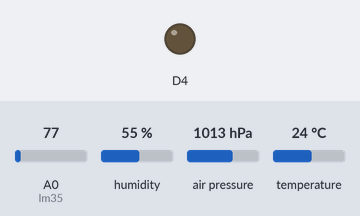
Bench run of a sketch on a simulated ESP8266 (NodeMCU). Parts: output pins drawn as LEDs (lit = HIGH, except the on-board LED, lit = LOW). Inputs (shaded band) come from the test bench; at power-on: A0 (lm35) = 77, humidity 55 %, air pressure 1013 hPa, temperature 24 °C. WiFi joins after 1.5 s; servers stay silent unless stated; what the sketch prints to the serial monitor is not drawn.

Above: at 1.56 s.
At 2.9 s:
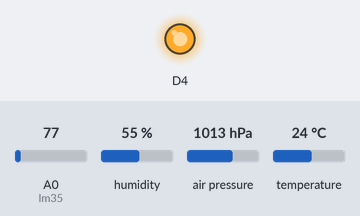
Timing chart, 0 to 7.8 s (numbered marks = the images above):
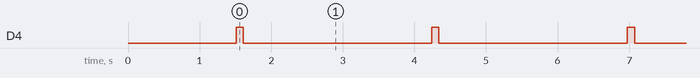

Measured:
- by itself, D4: alternates HIGH for 0.10 s and LOW for 2.6 s

The sketch:

_based_weather_monitoring_system_using_Nodemcu_and_Thingspea.ino
```cpp
 /*Weather monitoring system with Thingspeak.

*/
#include <Adafruit_Sensor.h>
#include <Adafruit_BMP280.h>
#include <Wire.h>
#include <ThingSpeak.h>
#include <ESP8266WiFi.h>//ESP8266
#include "DHT.h"

//#include <BMP280.h>
//BMP280 bmp280;


DHT dht(D3, DHT11);
Adafruit_BMP280 bmp280;
double T, P;
char status;
WiFiClient client;
//#define BMP_SCK (13)
//#define BMP_MISO (12)
 //#define BMP_MOST (11)
//#define BMP_CS (10)


unsigned long myChannelNumber = 2161939; // Channel ID here
const int FieldNumber = 1;
String apiKey = "JLCH5LHBBPEIYVGG";
const char *ssid =  "*Pass Vs. *Fail";
const char *pass =  "12345678";
const char* server = "api.thingspeak.com";


void setup() {


  Serial.begin(115200);
  delay(10);
  bmp280.begin();
  Wire.begin();
  dht.begin();
 ThingSpeak.begin(client);
  WiFi.begin(ssid, pass);


  while (WiFi.status() != WL_CONNECTED) {
    delay(500);
    Serial.print(".");
  }
  Serial.println("");
  Serial.println("WiFi connected");
pinMode(BUILTIN_LED, OUTPUT);


   bmp280.setSampling(Adafruit_BMP280::MODE_NORMAL,     /* Operating Mode. */

                  Adafruit_BMP280::SAMPLING_X2,     /* Temp. oversampling */

                  Adafruit_BMP280::SAMPLING_X16,    /* Pressure oversampling */

                  Adafruit_BMP280::FILTER_X16,      /* Filtering. */

                  Adafruit_BMP280::STANDBY_MS_500); /* Standby time. */

}


void loop() {


 digitalWrite(BUILTIN_LED, HIGH);
  delay(100);

digitalWrite(BUILTIN_LED, LOW);
  delay(100);


//Get pressure value
  uint32_t pressure = bmp280.readPressure();
  float alt = bmp280.readAltitude(1018);
  //float Temp=((temperature*5)/1024)*1000;
      //Temp=Temp/10;
  //float t = Temp;
//Print the results
  Serial.println("altitude //: ");
  Serial.print(alt);
  Serial.println("°C \t");
  Serial.println("Pressure//: ");
  Serial.print(pressure);
  Serial.println("Pa");


//LM35 sensor
 float ADC=analogRead(A0);   //read lm35 analog outputs at A0 and store it on ADC
 float temp=((ADC*5)/1024)*1000;
 temp=temp/10;
float  t = temp+22;

  Serial.print("Temperature = ");
  Serial.print(t);
 Serial.println(" *C");
  delay(100);
//  ThingSpeak.writeField(myChannelNumber, FieldNumber, temp, apiKey);


             //BMP280 sensor
    Serial.print(("Temperature = "));//F

   Serial.print(bmp280.readTemperature());

    Serial.println(" *C");

    Serial.print(("Pressure = "));//F

    Serial.print(pressure);

    Serial.println(" Pa");

        Serial.print(("Approx altitude = "));//F

    Serial.print(bmp280.readAltitude(1018)); /* Adjusted to local forecast! */

    Serial.println(" m");

    Serial.println();

    delay(200);


 //DHT11 sensor
  float h = dht.readHumidity();
  //float t = digitalRead(D0);

  //Rain sensor
  int r = analogRead(A0);
  r = map(r, 0, 1024, 0, 100);


  if (client.connect(server, 80)) {
    String postStr = apiKey;
    postStr += "&field1=";
    postStr += String(t);
    postStr += "&field2=";
    postStr += String(h);
    postStr += "&field3=";
    postStr += String(pressure);
    postStr += "&field4=";
    postStr += String(r);
    postStr += "\r\n\r\n\r\n\r\n";

    client.print("POST /update HTTP/1.1\n");
    client.print("Host: api.thingspeak.com\n");
    client.print("Connection: close\n");
    client.print("X-THINGSPEAKAPIKEY: " + apiKey + "\n");
    client.print("Content-Type: application/x-www-form-urlencoded\n");
    client.print("Content-Length: ");
    client.print(postStr.length());
    client.print("\n\n\n\n");
    client.print(postStr);

    Serial.print("Temperature: ");
    Serial.println(t);
    Serial.print("Humidity: ");
    Serial.println(h);
    Serial.print("absolute pressure: ");
    Serial.print(pressure);
    Serial.println("mb");
    Serial.print("Rain");
    Serial.println(r);

  }
  client.stop();
  Serial.println("Waiting...");
  delay(2000);
}
```
